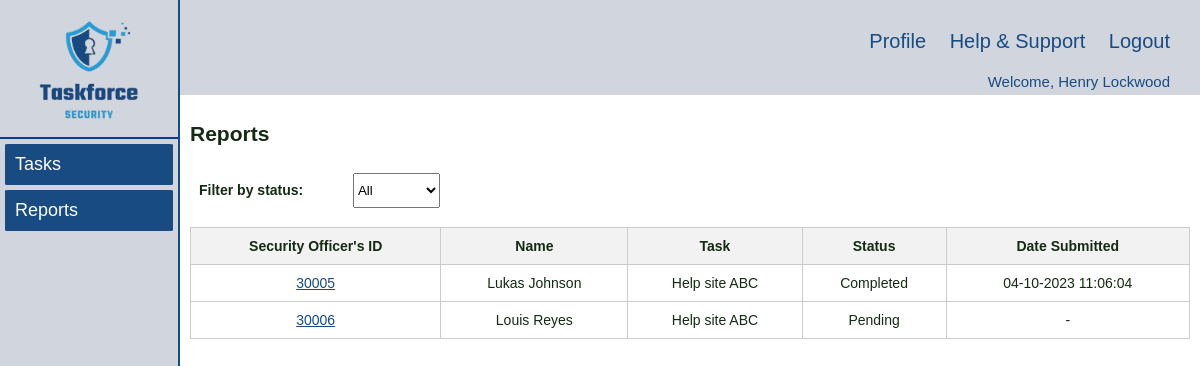
/supervisor/reports.php (signed in), run on an earlier commit of the app's database.
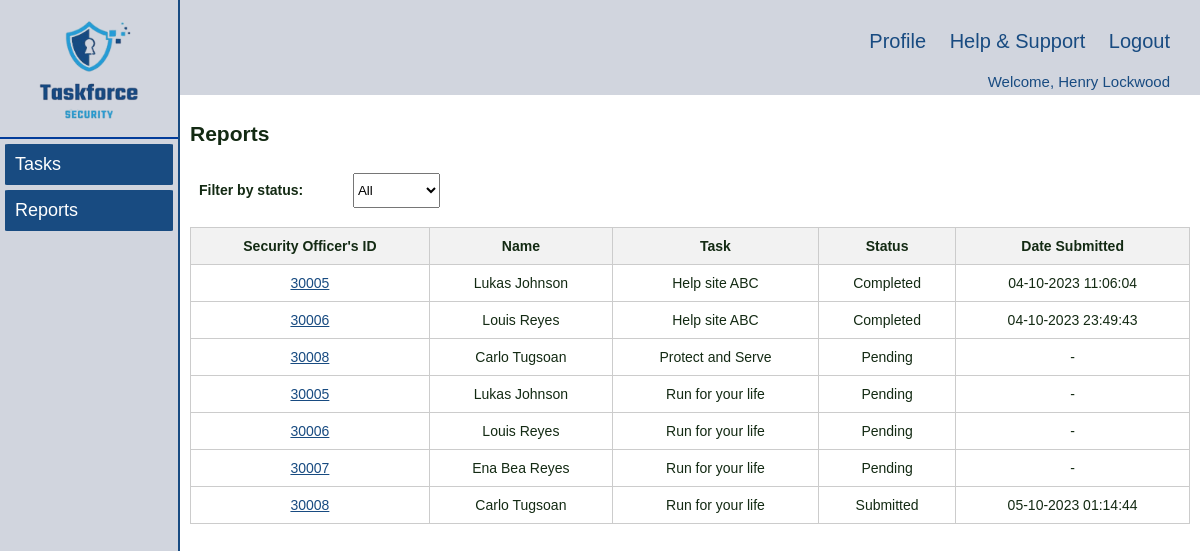
And on a later commit of the database.
### tables this page shows
CREATE TABLE `Report` (
  `taskId` int(5) NOT NULL,
  `userId` int(5) NOT NULL,
  `reportSO` text DEFAULT NULL,
  `attachmentSO` longblob DEFAULT NULL,
  `statusSO` varchar(50) DEFAULT NULL,
  `timestampSO` timestamp NULL DEFAULT NULL,
  `reportSup` text DEFAULT NULL,
  `statusSup` varchar(50) DEFAULT NULL,
  `timestampSup` timestamp NULL DEFAULT NULL,
  `reportDis` text DEFAULT NULL,
  `statusDis` varchar(50) DEFAULT NULL,
  `timestampDis` timestamp NULL DEFAULT NULL
);

CREATE TABLE `User` (
  `userId` int(5) NOT NULL,
  `fName` varchar(50) NOT NULL,
  `lName` varchar(50) NOT NULL,
  `role` varchar(20) NOT NULL,
  `dateStart` date NOT NULL,
  `password` varchar(30) NOT NULL,
  `timestamp` timestamp NOT NULL DEFAULT current_timestamp()
);

CREATE TABLE `Task` (
  `taskId` int(5) NOT NULL,
  `taskName` varchar(50) NOT NULL,
  `taskDetailsCli` text NOT NULL,
  `taskDetailsDis` text DEFAULT NULL,
  `taskDetailsSup` text DEFAULT NULL,
  `dateCreated` date NOT NULL,
  `dateFrom` date NOT NULL,
  `dateTo` date NOT NULL,
  `statusDis` char(5) NOT NULL,
  `statusSup` char(5) DEFAULT NULL,
  `dispatcherId` int(5) DEFAULT NULL,
  `supervisorId` int(5) DEFAULT NULL,
  `scheduleId` int(5) DEFAULT NULL,
  `declineReason` text DEFAULT NULL,
  `timestamp` timestamp NOT NULL DEFAULT current_timestamp() ON UPDATE current_timestamp()
);

### supervisor/reports.php (the view, shortened to what this page needs)
<!DOCTYPE html>
<html lang="en">
<head>
    <link rel="stylesheet" href="../styles/navigation.css" />
    <link rel="stylesheet" href="../styles/style.css" />
</head>
<body>
    <div class="wrapper">
        <div class="left_navbar">
            <div class="logo">
                <img src="../images/Logo.png" alt="" onclick="redirecttotask()"/>
            </div>
            <ul>
                <a href="tasks.php">
                    <li>Tasks</li>
                </a>
                <a href="reports.php">
                    <li>Reports</li>
                </a>
            </ul>
        </div>
        <div class="right_content">
            <div class="upper_navbar">
                <a href="../profile/profile.php">Profile</a>
                <a href="../help_support/help_support.php">Help & Support</a>
                <a href="../login/login.php">Logout</a>
            </div>
            <div class="upper_navbar_user">
                <?php
                $loginUserId = $_SESSION['loginUserId'];
                $loginName = $_SESSION['loginName'];
                echo 'Welcome, ' . $loginName;
                ?>
            </div>
            <div class="main_content">
                <h2>Reports</h2>
                <div class="filterstatus">
                    <label for="filterdropdown">Filter by status:</label>
                    <select id="filterdropdown" name="Status">
                    <option value="All">All</option>
                    </select>
                </div>
                <form>
                    <div>
                        <table id="tasktable">
                            <thead>
                                <tr>
                                    <th>Security Officer's ID</th>
                                    <th>Name</th>
                                    <th>Task</th>
                                    <th>Status</th>
                                    <th>Date Submitted</th>
                                </tr>
                            </thead>
                            <tbody id="reportsTableBody">
                                <?php
                                    require_once "../inc/dbconn.inc.php";
                                    $sql = "SELECT R.taskId, R.userId, R.timestampSO, T.taskName, U.fName, U.lName, R.statusSO
                                    FROM Report R JOIN Task T ON R.taskId = T.taskId JOIN User U ON R.userId = U.userId
                                    WHERE T.statusSup IN ('SUP03','SUP04') AND T.supervisorId = $loginUserId;
                                    ";
                                    $reports = [];
                                    if ($result = mysqli_query($conn, $sql)) {
                                        if (mysqli_num_rows($result) > 0) {
                                            while ($row = mysqli_fetch_assoc($result)) {
                                                $reports[] = $row;
                                            }
                                        }
                                    }
                                    foreach ($reports as $report) :
                                ?>
                                    <tr>
                                        <td>
                                            <a href="javascript:void(0);" onclick="redirectToReportsSoPage('<?php echo $report['taskId']; ?>',
                                                '<?php echo $report['taskName']; ?>', '<?php echo $report['userId']; ?>', '<?php echo $report['fName']; ?>', '<?php echo $report['lName']; ?>', '<?php echo $report['timestampSO']; ?>')">
                                                <?php echo $report['userId']; ?>
                                            </a>
                                        </td>
                                        <td><?php echo $report['fName'] . ' ' . $report['lName']; ?></td>
                                        <td><?php echo $report['taskName']; ?></td>
                                        <td><?php echo $report['statusSO']; ?></td>
                                        <td>
                                        <?php
                                        if (!empty($report['timestampSO'])) {
                                            $formattedTimestampSO = date('d-m-Y H:i:s', strtotime($report['timestampSO']));
                                            echo htmlspecialchars($formattedTimestampSO);
                                        } else {
                                            echo '-';
                                        }
                                        ?>
                                        </td>
                                    </tr>
                                <?php endforeach;
                                ?>
                            </tbody>
                        </table>
                    </div>
                </form>
            </div>
        </div>
    </div>
</body>
</html>

### styles/navigation.css (style rules this page uses)
body { margin: 0% !important; }
.wrapper { width: 100%; height: 100vh; }
.left_navbar { float: left; width: 14.8%; height: 100%; position: fixed; background-color: #D1D5DE; border-right: 2px solid #184B81; }
.left_navbar .logo { margin-top: 20px; margin-bottom: 10px; text-align: center; }
.left_navbar .logo img { width: 100px; height: 100px; margin: 0px auto; }
.left_navbar ul { list-style-type: none; padding-inline-start: 0px !important; border-top: 2px solid #023C9A; }
.left_navbar ul li { font-size: 18px; margin: 5px; padding: 10px; background-color: #184B81; border-radius: 2%; color: white; }
.left_navbar ul a { color: #132A13; text-decoration: none; }
.right_content { float: right; width: 85%; }
.upper_navbar { text-align: right; background-color: #D1D5DE; padding: 30px 30px 20px 30px; font-size: 20px; }
.upper_navbar a { margin-left: 18px; text-decoration: none; color: #184B81; }
.upper_navbar_user { text-align: right; background-color: #D1D5DE; font-size: 15px; color: #184B81; padding-right: 30px; padding-bottom: 5px; }
.main_content { padding: 10px; color: #132A13; }

### styles/style.css (style rules this page uses)
body { font-family: Helvetica, Arial, sans-serif; font-size: 14px; }
table { width: 100%; border-collapse: collapse; border: 1px solid #000; margin-top: 10px; margin-bottom: 10px; }
table a { color: inherit; text-decoration: underline; }
th, td { border: 1px solid #000; padding: 8px; }
label { font-weight: bold; margin-bottom: 5px; width: 150px; display: inline-block; margin-bottom: 10px; }
table { width: 100%; border-collapse: collapse; }
th, td { text-align: center; padding: 10px; border: 1px solid #ccc; }
th { background-color: #f2f2f2; }
td a { color: #184B81; }
.filterstatus { padding: 9px 9px 9px 9px; }
select#filterdropdown { height: 35px; }

What changed in the data, as far as the page shows it:
changed report (number 2 of 7 on the later page): statusSO "Pending" → "Completed"; timestampSO (not shown) → "04-10-2023 23:49:43"; no longer shows "-"
added report: userId "30008", userId.fName "Carlo", userId.lName "Tugsoan", taskId.taskName "Protect and Serve", statusSO "Pending"
added report: userId "30005", userId.fName "Lukas", userId.lName "Johnson", taskId.taskName "Run for your life", statusSO "Pending"
added report: userId "30006", userId.fName "Louis", userId.lName "Reyes", taskId.taskName "Run for your life", statusSO "Pending"
added report: userId "30007", userId.fName "Ena Bea", userId.lName "Reyes", taskId.taskName "Run for your life", statusSO "Pending"
added report: userId "30008", userId.fName "Carlo", userId.lName "Tugsoan", taskId.taskName "Run for your life", statusSO "Submitted", timestampSO "05-10-2023 01:14:44"
